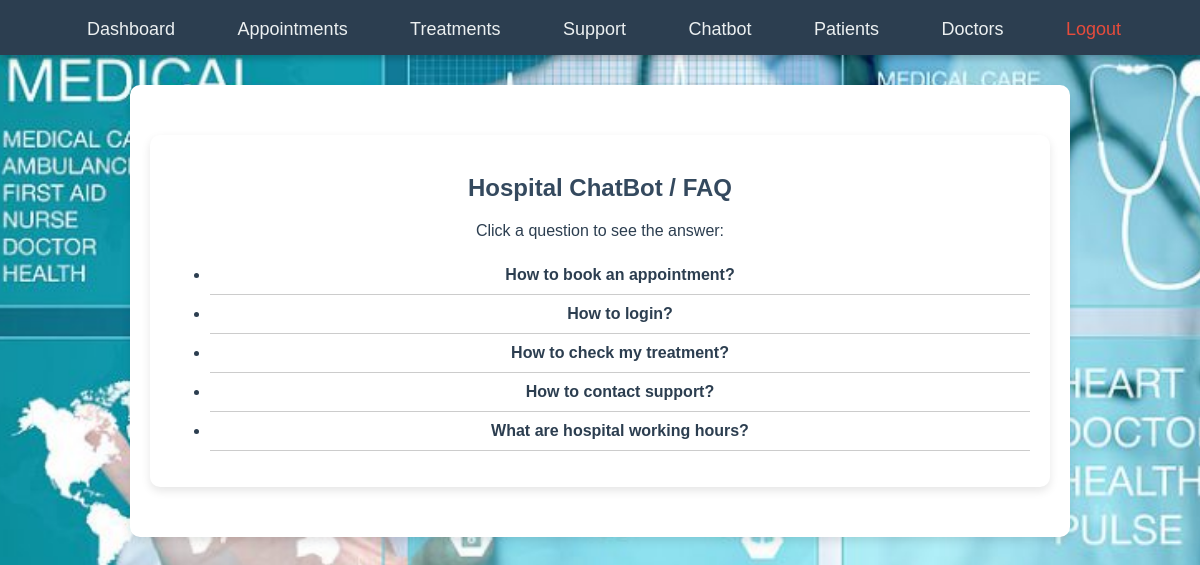
The page /chatbot.php (signed in) on the database its author committed.
### tables this page shows
CREATE TABLE `chatbot_faq` (
  `faq_id` int(10) UNSIGNED NOT NULL,
  `question` varchar(255) NOT NULL,
  `answer` text NOT NULL,
  `created_at` timestamp NOT NULL DEFAULT current_timestamp()
);

### chatbot.php (the view, shortened to what this page needs)
<?php
include 'db.php';
include 'navbar.php';
$faq_result = $conn->query("SELECT * FROM chatbot_faq ORDER BY faq_id ASC");
?>
<div class="content">
<h2>Hospital ChatBot / FAQ</h2>
<p>Click a question to see the answer:</p>
<ul id="faqList">
<?php while($row = $faq_result->fetch_assoc()){ ?>
<li class="faq-item">
    <span class="question"><?php echo $row['question']; ?></span>
</li>
<?php } ?>
</ul>
</div>

### style.css (style rules this page uses)
body { font-family: 'Segoe UI', Tahoma, Geneva, Verdana, sans-serif; color: #2c3e50; margin: 0; padding: 0; text-align: center; background-image: url('../images/background.jpg'); background-size: cover; background-position: center; background-repeat: no-repeat; background-attachment: fixed; background-color: #f0f0f0; }
.content { max-width: 900px; margin: 30px auto; padding: 20px; background-color: rgba(255,255,255,0.9); border-radius: 10px; box-shadow: 0 4px 8px rgba(0,0,0,0.1); }
h2, h3 { color: #34495e; margin-bottom: 20px; }

### navbar.php (style rules this page uses)
body { text-align: center; font-family: Arial, sans-serif; background-color: #f4f6f7; }
.content { margin: 30px auto; max-width: 900px; padding: 20px; background-color: #fff; border-radius: 10px; box-shadow: 0 4px 10px rgba(0,0,0,0.1); }

### chatbot.php (style rules this page uses)
.faq-item { padding:10px; border-bottom:1px solid #ccc; cursor:pointer; }
.question { font-weight:bold; }

### rows shown on the page
chatbot_faq: question "How to book an appointment?"
chatbot_faq: question "How to login?"
chatbot_faq: question "How to check my treatment?"
chatbot_faq: question "How to contact support?"
chatbot_faq: question "What are hospital working hours?"
